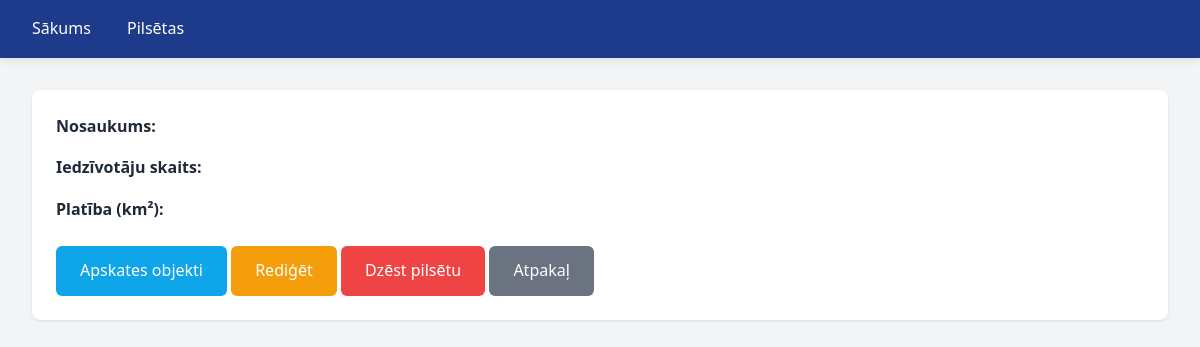
The app's page /pilsetas/14, older data.
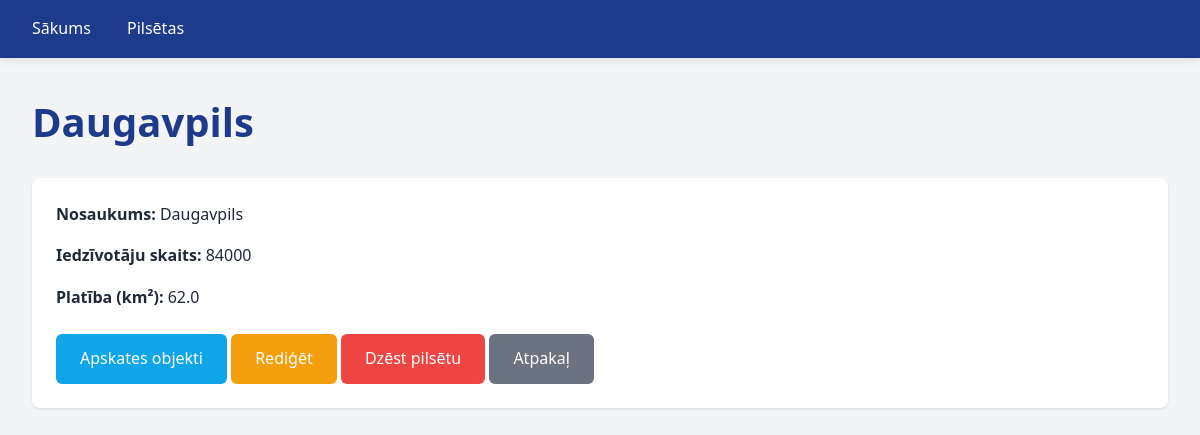
The same page, newer data.
### tables this page shows
CREATE TABLE pilsetas (
	id INTEGER NOT NULL PRIMARY KEY AUTOINCREMENT,
	nosaukums TEXT NOT NULL,
	statistika_id INTEGER,
	CONSTRAINT pilsetas_statistika_FK FOREIGN KEY (statistika_id) REFERENCES statistika(id) ON DELETE SET NULL
);

CREATE TABLE statistika (
	id INTEGER NOT NULL PRIMARY KEY AUTOINCREMENT
, iedzivotaji INTEGER NOT NULL, platiba REAL NOT NULL);

### app.py (the view)
@app.route("/pilsetas/<int:id>")
def pilseta(id):
    conn = get_db_connection()
    pilseta = conn.execute(
        "SELECT pilsetas.id, nosaukums, iedzivotaji, platiba FROM pilsetas JOIN statistika ON pilsetas.statistika_id = statistika.id WHERE pilsetas.id = ?",
        (id,),
    ).fetchone()
    conn.close()
    return render_template("pilsetas_show.html", pilseta=pilseta)

### app.py (called while the page is built)
def get_db_connection():
    db = Path(__file__).parent / "db.sqlite"
    conn = sqlite3.connect(db)
    conn.row_factory = sqlite3.Row
    return conn

### templates/pilsetas_show.html (shortened to what this page needs)
{% extends "base.html" %}
{% block content %}
  <h1>{{pilseta["nosaukums"]}}</h1>
  <div class="card">
    <p><strong>Nosaukums:</strong> {{pilseta["nosaukums"]}}</p>
    <p><strong>Iedzīvotāju skaits:</strong> {{pilseta["iedzivotaji"]}}</p>
    <p><strong>Platība (km²):</strong> {{pilseta["platiba"]}}</p>
    <div class="mt-3">
      <a href="/pilsetas/{{pilseta['id']}}/objekti" class="btn btn-info">Apskates objekti</a>
      <a href="/pilsetas/{{pilseta['id']}}/edit" class="btn btn-warning">Rediģēt</a>
      <a href="/pilsetas/{{pilseta['id']}}/dzest" class="btn btn-danger">Dzēst pilsētu</a>
      <a href="/pilsetas" class="btn btn-secondary">Atpakaļ</a>
    </div>
  </div>
{% endblock %}

Row changes from the older to the newer data that the page shows:
added pilsetas: nosaukums "Daugavpils"
added statistika: iedzivotaji "84000", platiba "62.0"
